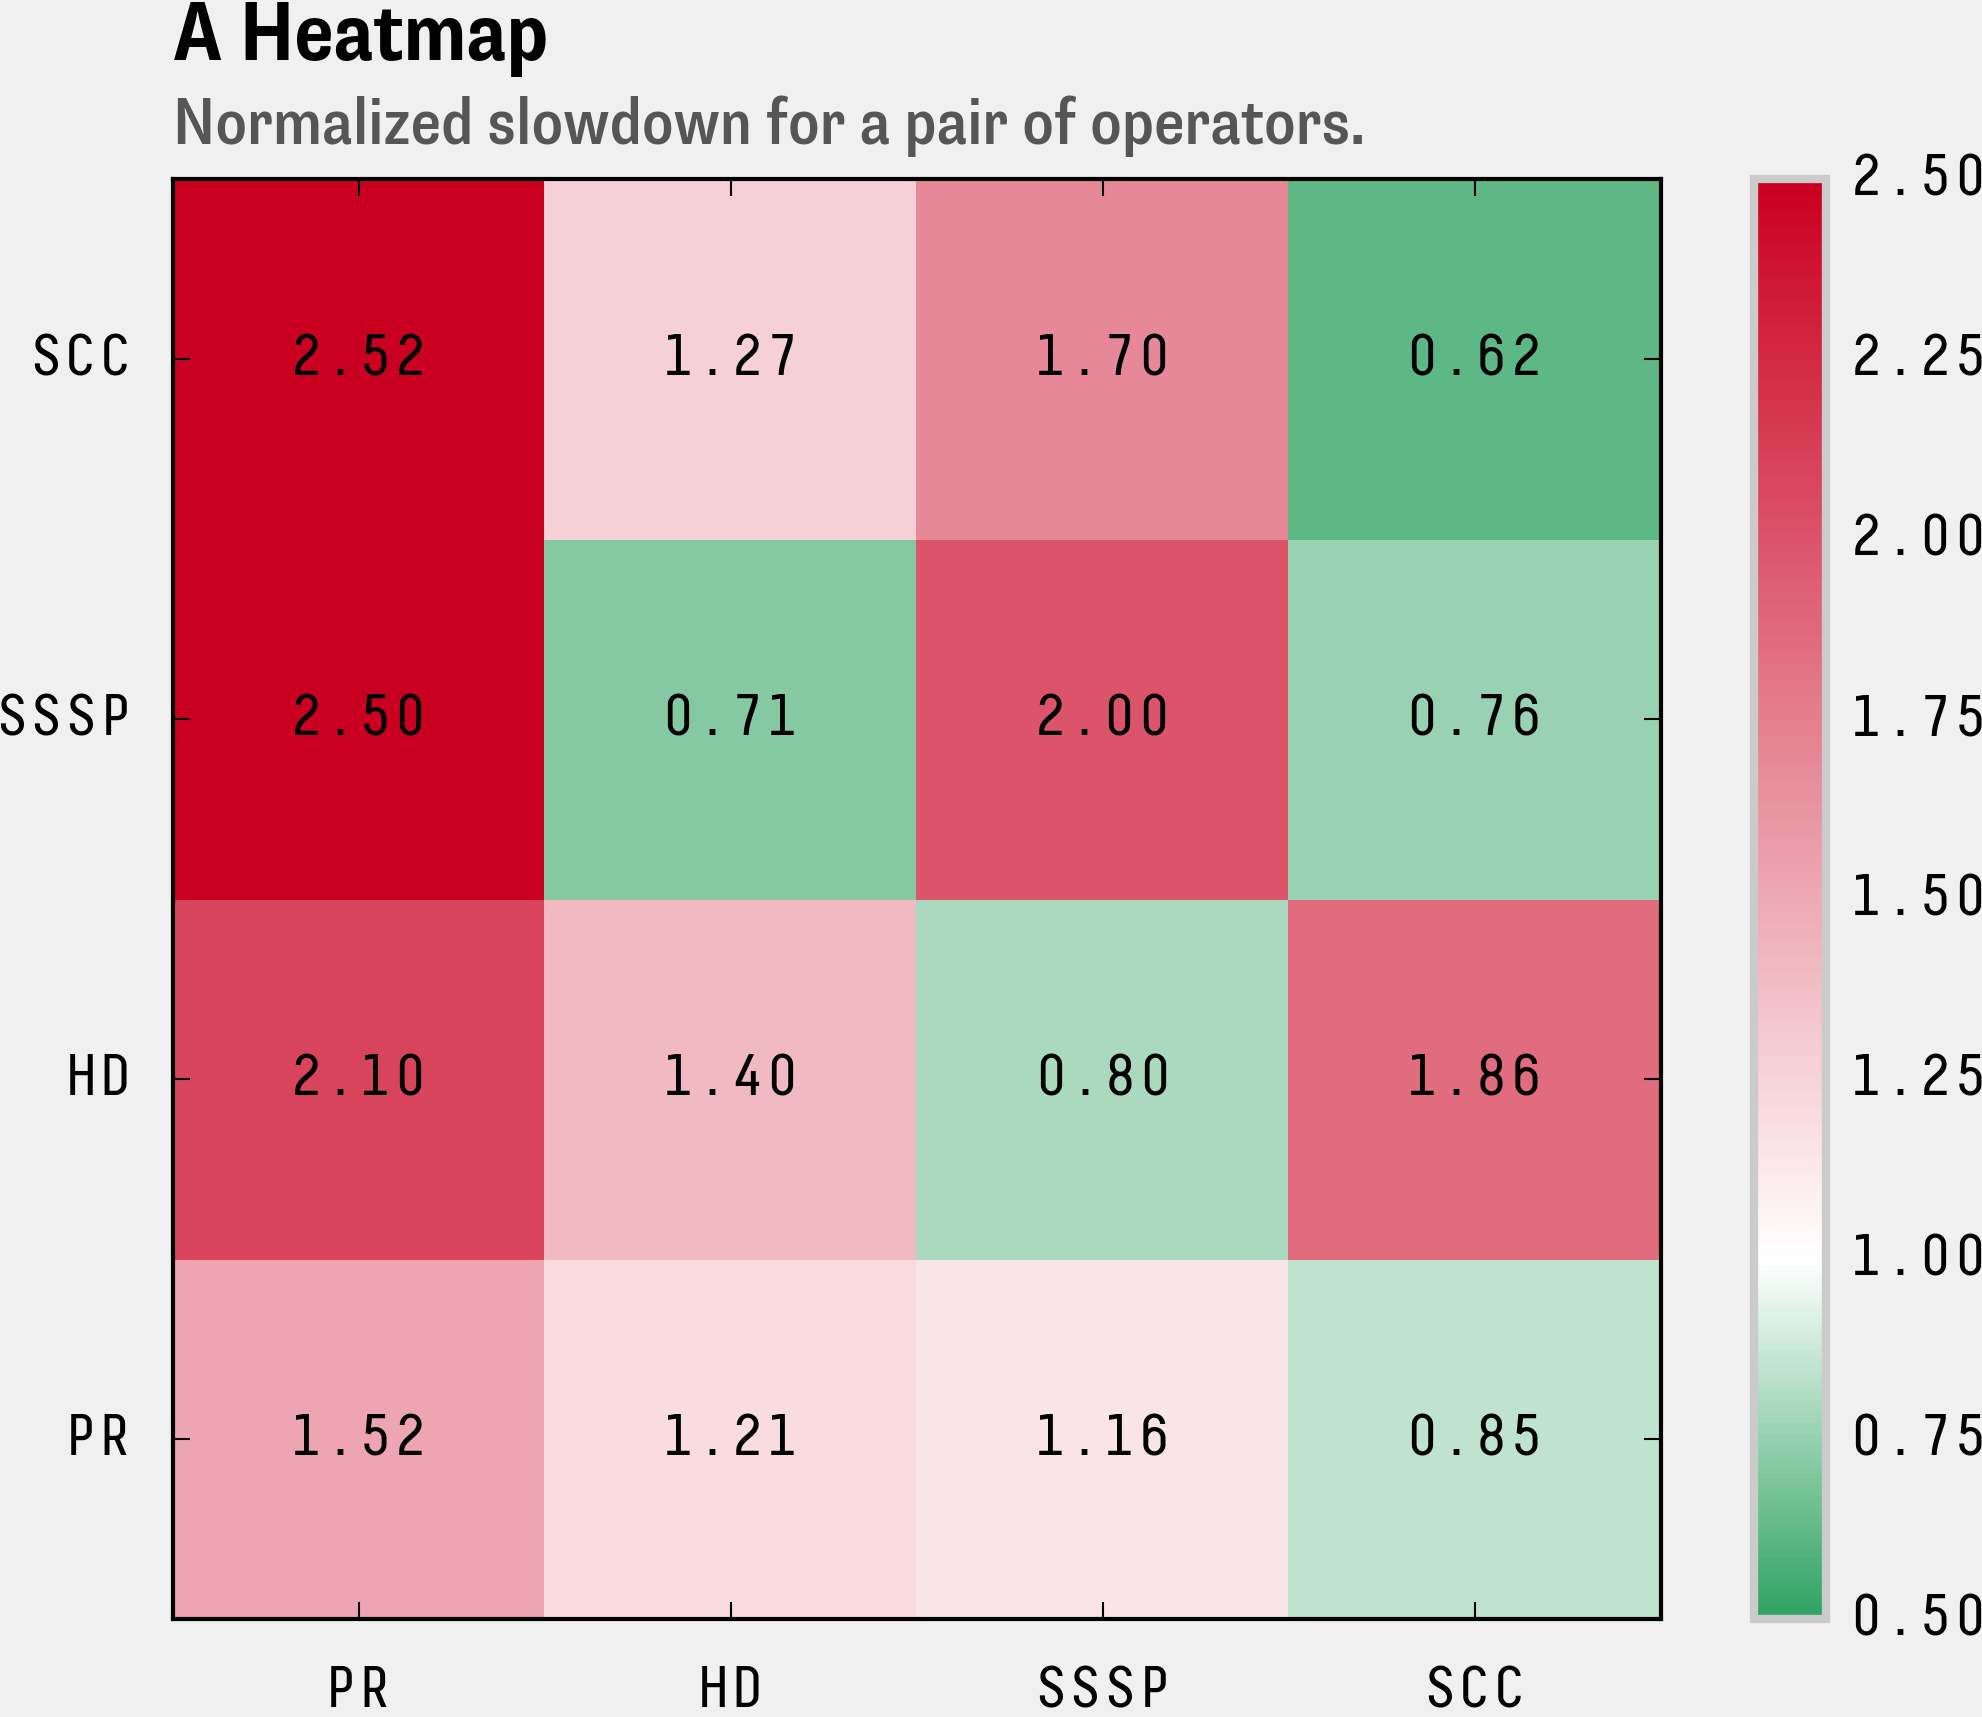

The Python source for this figure:
import numpy as np
import pandas as pd
import matplotlib.cm as cm
from StringIO import StringIO

from matplotlib import pyplot as plt, font_manager
from matplotlib.colors import Normalize, LinearSegmentedColormap

colors = LinearSegmentedColormap.from_list('seismic', ["#2ca25f", "#ffffff", "#ca0020"])

class MidpointNormalize(Normalize):
    def __init__(self, vmin=None, vmax=None, midpoint=None, clip=False):
        self.midpoint = midpoint
        Normalize.__init__(self, vmin, vmax, clip)

    def __call__(self, value, clip=None):
        # I'm ignoring masked values and all kinds of edge cases to make a
        # simple example...
        x, y = [self.vmin, self.midpoint, self.vmax], [0, 0.5, 1]
        return np.ma.masked_array(np.interp(value, x, y))


def heatmap(name, data, title, text):
    fig, ax = plt.subplots()
    ticks_font = font_manager.FontProperties(family='Decima Mono')
    plt.style.use([os.path.join(sys.path[0], 'ethplot.mplstyle')])
    LEFT = 0.125
    fig.suptitle(title,
             horizontalalignment='left',
             weight='bold', fontsize=20,
             x=LEFT, y=1)
    t = fig.text(LEFT, 0.92, text,
                 horizontalalignment='left',
                 weight='medium', fontsize=16, color='#555555')

    labels1 = ['PR','HD','SSSP','SCC']
    labels2 = ['PR','HD','SSSP','SCC']
    ax.set_xticklabels(labels1)
    ax.set_yticklabels(labels2)
    ax.set_yticks(np.arange(data.shape[0]) + 0.5)
    ax.set_xticks(np.arange(data.shape[1]) + 0.5)

    ax.tick_params(pad=11)

    plt.setp(ax.get_xticklabels(), fontproperties=ticks_font)
    plt.setp(ax.get_yticklabels(), fontproperties=ticks_font)

    norm = MidpointNormalize(midpoint=1.0)
    c = plt.pcolor(data, cmap = colors, vmin=0.5, vmax=2.5, norm=norm)

    values = data.as_matrix()
    for x in range(data.shape[0]):
        for y in range(data.shape[1]):
            #color = 'white' if values[y][x] > 2.3 else 'black'
            color = 'black'
            plt.text(x + 0.5, y + 0.5, '%.2f' % values[y][x],
                     horizontalalignment='center',
                     verticalalignment='center',
                     color=color,
                     fontproperties=ticks_font)

    colorbar = plt.colorbar(c)
    plt.setp(colorbar.ax.get_yticklabels(), fontproperties=ticks_font)

    plt.savefig(name + ".png", format='png')
    #ppad_inched=0.08 here because otherwise it cuts off the numbers...
    #plt.savefig(name + ".pdf", format='pdf', pad_inches=0.08)

def main():
    title = "A Heatmap"
    text = "Normalized slowdown for a pair of operators."

    NAME = "heatmap_colorized"
    csv = StringIO("""PR,HD,SSSP,SCC
PR,1.52,1.21,1.16,0.85
HD,2.10,1.40,0.80,1.86
SSSP,2.50,0.71,2.00,0.76
SCC,2.52,1.27,1.70,0.62""")

    data = pd.read_csv(csv, index_col=0)
    heatmap(NAME, data, title, text)

if __name__ == "__main__":
    main()
